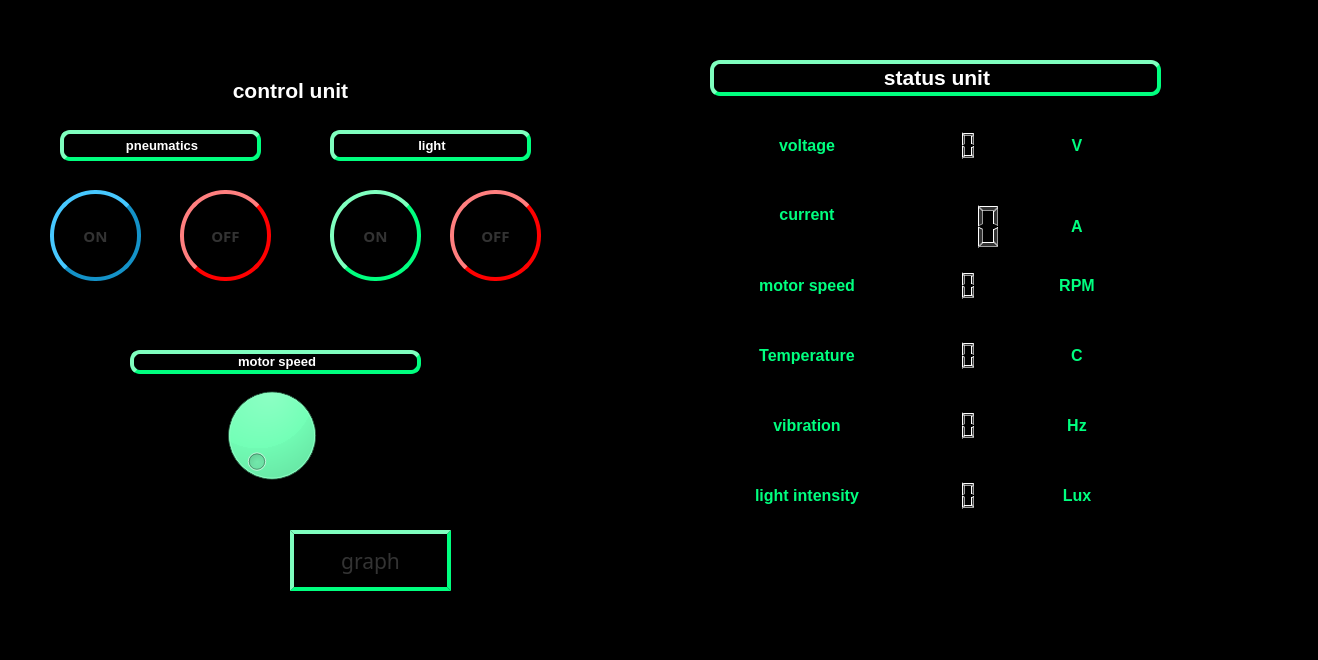
<?xml version="1.0" encoding="UTF-8"?>
<ui version="4.0">
 <class>Dialog</class>
 <widget class="QDialog" name="Dialog">
  <property name="geometry">
   <rect>
    <x>0</x>
    <y>0</y>
    <width>1318</width>
    <height>660</height>
   </rect>
  </property>
  <property name="windowTitle">
   <string>Dialog</string>
  </property>
  <property name="autoFillBackground">
   <bool>false</bool>
  </property>
  <property name="styleSheet">
   <string notr="true">background-color: rgb(0, 0, 0);
  
 </string>
  </property>
  <widget class="QLabel" name="label_5">
   <property name="geometry">
    <rect>
     <x>710</x>
     <y>60</y>
     <width>451</width>
     <height>36</height>
    </rect>
   </property>
   <property name="styleSheet">
    <string notr="true">background-color: qlineargradient(spread:pad, x1:0, y1:0, x2:1, y2:1, stop:1 rgba(0, 0, 0, 255));


    color: #333;
    border: 4px solid #555;
    border-radius: 10px;
    border-style: outset;
    border-color:rgb(0,255,127);
</string>
   </property>
   <property name="text">
    <string>&lt;html&gt;&lt;head/&gt;&lt;body&gt;&lt;p align=&quot;center&quot;&gt;&lt;span style=&quot; font-size:16pt; font-weight:600; color:#ffffff;&quot;&gt;status unit&lt;/span&gt;&lt;/p&gt;&lt;/body&gt;&lt;/html&gt;</string>
   </property>
  </widget>
  <widget class="QPushButton" name="loff">
   <property name="geometry">
    <rect>
     <x>450</x>
     <y>190</y>
     <width>91</width>
     <height>91</height>
    </rect>
   </property>
   <property name="font">
    <font>
     <family>Segoe UI Black</family>
     <pointsize>11</pointsize>
     <weight>75</weight>
     <bold>true</bold>
    </font>
   </property>
   <property name="styleSheet">
    <string notr="true">QPushButton {
    color: #333;
    border: 4px solid #555;
    border-radius: 45px;
    border-style: outset;
     border-color:red;

  
	background-color: rgb(0, 0, 0);
    padding: 5px;
    }

QPushButton:hover {
    background: qradialgradient(
        cx: 0.3, cy: -0.4, fx: 0.3, fy: -0.4,
        radius: 1.35, stop: 0 #fff, stop: 1 #bbb
        );
    }

QPushButton:pressed {
    border-style: inset;
    background: qradialgradient(
        cx: 0.4, cy: -0.1, fx: 0.4, fy: -0.1,
        radius: 1.35, stop: 0 #fff, stop: 1 #ddd
        );
    }</string>
   </property>
   <property name="text">
    <string>OFF</string>
   </property>
  </widget>
  <widget class="QLabel" name="label_2">
   <property name="geometry">
    <rect>
     <x>330</x>
     <y>130</y>
     <width>201</width>
     <height>31</height>
    </rect>
   </property>
   <property name="styleSheet">
    <string notr="true">
background-color: qlineargradient(spread:pad, x1:0, y1:0, x2:1, y2:1, stop:1 rgba(0, 0, 0, 255));


    color: #333;
    border: 4px solid #555;
    border-radius: 10px;
    border-style: outset;
      border-color:rgb(0,255,127);

  
 </string>
   </property>
   <property name="text">
    <string>&lt;html&gt;&lt;head/&gt;&lt;body&gt;&lt;p align=&quot;center&quot;&gt;&lt;span style=&quot; font-size:10pt; font-weight:600; color:#ffffff;&quot;&gt;light&lt;/span&gt;&lt;/p&gt;&lt;/body&gt;&lt;/html&gt;</string>
   </property>
  </widget>
  <widget class="QPushButton" name="lon">
   <property name="geometry">
    <rect>
     <x>330</x>
     <y>190</y>
     <width>91</width>
     <height>91</height>
    </rect>
   </property>
   <property name="font">
    <font>
     <family>Segoe UI Black</family>
     <pointsize>11</pointsize>
     <weight>75</weight>
     <bold>true</bold>
    </font>
   </property>
   <property name="styleSheet">
    <string notr="true">QPushButton {
    color: #333;
    border: 4px solid #555;
    border-radius: 45px;
    border-style: outset;
     border-color:rgb(0,255,127);

  
	background-color: rgb(0, 0, 0);
    padding: 5px;
    }

QPushButton:hover {
    background: qradialgradient(
        cx: 0.3, cy: -0.4, fx: 0.3, fy: -0.4,
        radius: 1.35, stop: 0 #fff, stop: 1 #bbb
        );
    }

QPushButton:pressed {
    border-style: inset;
    background: qradialgradient(
        cx: 0.4, cy: -0.1, fx: 0.4, fy: -0.1,
        radius: 1.35, stop: 0 #fff, stop: 1 #ddd
        );
    }</string>
   </property>
   <property name="text">
    <string>ON</string>
   </property>
  </widget>
  <widget class="QLabel" name="label_4">
   <property name="geometry">
    <rect>
     <x>130</x>
     <y>350</y>
     <width>291</width>
     <height>24</height>
    </rect>
   </property>
   <property name="styleSheet">
    <string notr="true">background-color: qlineargradient(spread:pad, x1:0, y1:0, x2:1, y2:1, stop:1 rgba(0, 0, 0, 255));


    color: #333;
    border: 4px solid #555;
    border-radius: 10px;
    border-style: outset;
    border-color:rgb(0,255,127);
</string>
   </property>
   <property name="text">
    <string>&lt;html&gt;&lt;head/&gt;&lt;body&gt;&lt;p align=&quot;center&quot;&gt;&lt;span style=&quot; font-size:10pt; font-weight:600; color:#ffffff;&quot;&gt;motor speed&lt;/span&gt;&lt;/p&gt;&lt;/body&gt;&lt;/html&gt;</string>
   </property>
  </widget>
  <widget class="QPushButton" name="poff">
   <property name="geometry">
    <rect>
     <x>180</x>
     <y>190</y>
     <width>91</width>
     <height>91</height>
    </rect>
   </property>
   <property name="font">
    <font>
     <family>Segoe UI Black</family>
     <pointsize>11</pointsize>
     <weight>75</weight>
     <bold>true</bold>
    </font>
   </property>
   <property name="styleSheet">
    <string notr="true">QPushButton {
    color: #333;
    border: 4px solid #555;
    border-radius: 45px;
    border-style: outset;
     border-color:red;

  
	background-color: rgb(0, 0, 0);
    padding: 5px;
    }

QPushButton:hover {
    background: qradialgradient(
        cx: 0.3, cy: -0.4, fx: 0.3, fy: -0.4,
        radius: 1.35, stop: 0 #fff, stop: 1 #bbb
        );
    }

QPushButton:pressed {
    border-style: inset;
    background: qradialgradient(
        cx: 0.4, cy: -0.1, fx: 0.4, fy: -0.1,
        radius: 1.35, stop: 0 #fff, stop: 1 #ddd
        );
    }</string>
   </property>
   <property name="text">
    <string>OFF</string>
   </property>
  </widget>
  <widget class="QPushButton" name="pon">
   <property name="geometry">
    <rect>
     <x>50</x>
     <y>190</y>
     <width>91</width>
     <height>91</height>
    </rect>
   </property>
   <property name="font">
    <font>
     <family>Segoe UI Black</family>
     <pointsize>11</pointsize>
     <weight>75</weight>
     <bold>true</bold>
    </font>
   </property>
   <property name="styleSheet">
    <string notr="true">QPushButton {
    color: #333;
    border: 4px solid #555;
    border-radius: 45px;
    border-style: outset;
     border-color:rgb(20,146,200);

  
	background-color: rgb(0, 0, 0);
    padding: 5px;
    }

QPushButton:hover {
    background: qradialgradient(
        cx: 0.3, cy: -0.4, fx: 0.3, fy: -0.4,
        radius: 1.35, stop: 0 #fff, stop: 1 #bbb
        );
    }

QPushButton:pressed {
    border-style: inset;
    background: qradialgradient(
        cx: 0.4, cy: -0.1, fx: 0.4, fy: -0.1,
        radius: 1.35, stop: 0 #fff, stop: 1 #ddd
        );
    }</string>
   </property>
   <property name="text">
    <string>ON</string>
   </property>
  </widget>
  <widget class="QLabel" name="label_3">
   <property name="geometry">
    <rect>
     <x>60</x>
     <y>130</y>
     <width>201</width>
     <height>31</height>
    </rect>
   </property>
   <property name="styleSheet">
    <string notr="true">
background-color: qlineargradient(spread:pad, x1:0, y1:0, x2:1, y2:1, stop:1 rgba(0, 0, 0, 255));


    color: #333;
    border: 4px solid #555;
    border-radius: 10px;
    border-style: outset;
    border-color:rgb(0,255,127);

  
 </string>
   </property>
   <property name="text">
    <string>&lt;html&gt;&lt;head/&gt;&lt;body&gt;&lt;p align=&quot;center&quot;&gt;&lt;span style=&quot; font-size:10pt; font-weight:600; color:#ffffff;&quot;&gt;pneumatics&lt;/span&gt;&lt;/p&gt;&lt;/body&gt;&lt;/html&gt;</string>
   </property>
  </widget>
  <widget class="QLabel" name="label">
   <property name="geometry">
    <rect>
     <x>50</x>
     <y>70</y>
     <width>481</width>
     <height>41</height>
    </rect>
   </property>
   <property name="text">
    <string>&lt;html&gt;&lt;head/&gt;&lt;body&gt;&lt;p align=&quot;center&quot;&gt;&lt;span style=&quot; font-size:16pt; font-weight:600; color:#ffffff;&quot;&gt;control unit&lt;/span&gt;&lt;/p&gt;&lt;/body&gt;&lt;/html&gt;</string>
   </property>
  </widget>
  <widget class="QWidget" name="layoutWidget">
   <property name="geometry">
    <rect>
     <x>730</x>
     <y>400</y>
     <width>421</width>
     <height>51</height>
    </rect>
   </property>
   <layout class="QGridLayout" name="gridLayout_5">
    <item row="0" column="0">
     <widget class="QLabel" name="label_14">
      <property name="styleSheet">
       <string notr="true">background-color: rgb(0, 0, 0);
color: rgb(0, 255, 127);


    border: 4px solid #555;
    border-radius: 10px;
    border-style: outset;
    border-color:rgb(0, 0, 0);
</string>
      </property>
      <property name="text">
       <string>&lt;html&gt;&lt;head/&gt;&lt;body&gt;&lt;p align=&quot;center&quot;&gt;&lt;span style=&quot; font-size:12pt; font-weight:600; color:#00ff7f;&quot;&gt;vibration&lt;/span&gt;&lt;/p&gt;&lt;/body&gt;&lt;/html&gt;</string>
      </property>
     </widget>
    </item>
    <item row="0" column="1">
     <widget class="QLCDNumber" name="lcdNumber_5">
      <property name="font">
       <font>
        <family>Terminal</family>
        <pointsize>14</pointsize>
       </font>
      </property>
      <property name="styleSheet">
       <string notr="true">background-color: qlineargradient(spread:pad, x1:0, y1:0, x2:1, y2:1, stop:1 rgba(0, 0, 0, 255));


    color: #333;
    border: 4px solid #555;
    border-radius: 10px;
    border-style: outset;
    border-color:rgb(0,0,0);
</string>
      </property>
      <property name="frameShape">
       <enum>QFrame::NoFrame</enum>
      </property>
     </widget>
    </item>
    <item row="0" column="2">
     <widget class="QLabel" name="label_15">
      <property name="styleSheet">
       <string notr="true">background-color: rgb(0, 0, 0);


    color: #333;
    border: 4px solid #555;
    border-radius: 10px;
    border-style: outset;
    border-color:rgb(0,0,0);
</string>
      </property>
      <property name="text">
       <string>&lt;html&gt;&lt;head/&gt;&lt;body&gt;&lt;p align=&quot;center&quot;&gt;&lt;span style=&quot; font-size:12pt; font-weight:600; color:#00ff7f;&quot;&gt;Hz&lt;/span&gt;&lt;/p&gt;&lt;/body&gt;&lt;/html&gt;</string>
      </property>
     </widget>
    </item>
   </layout>
  </widget>
  <widget class="QWidget" name="layoutWidget">
   <property name="geometry">
    <rect>
     <x>730</x>
     <y>470</y>
     <width>421</width>
     <height>51</height>
    </rect>
   </property>
   <layout class="QGridLayout" name="gridLayout_6">
    <item row="0" column="3">
     <widget class="QLabel" name="label_17">
      <property name="styleSheet">
       <string notr="true">background-color: rgb(0, 0, 0);


    color: #333;
    border: 4px solid #555;
    border-radius: 10px;
    border-style: outset;
    border-color:rgb(0,0,0);
</string>
      </property>
      <property name="text">
       <string>&lt;html&gt;&lt;head/&gt;&lt;body&gt;&lt;p align=&quot;center&quot;&gt;&lt;span style=&quot; font-size:12pt; font-weight:600; color:#00ff7f;&quot;&gt;Lux&lt;/span&gt;&lt;/p&gt;&lt;/body&gt;&lt;/html&gt;</string>
      </property>
     </widget>
    </item>
    <item row="0" column="0">
     <widget class="QLabel" name="label_16">
      <property name="styleSheet">
       <string notr="true">background-color: rgb(0, 0, 0);
color: rgb(0, 255, 127);


    border: 4px solid #555;
    border-radius: 10px;
    border-style: outset;
    border-color:rgb(0, 0, 0);
</string>
      </property>
      <property name="text">
       <string>&lt;html&gt;&lt;head/&gt;&lt;body&gt;&lt;p align=&quot;center&quot;&gt;&lt;span style=&quot; font-size:12pt; font-weight:600; color:#00ff7f;&quot;&gt;light intensity&lt;/span&gt;&lt;/p&gt;&lt;/body&gt;&lt;/html&gt;</string>
      </property>
     </widget>
    </item>
    <item row="0" column="1">
     <widget class="QLCDNumber" name="lcdNumber_6">
      <property name="font">
       <font>
        <family>Terminal</family>
        <pointsize>14</pointsize>
       </font>
      </property>
      <property name="styleSheet">
       <string notr="true">background-color: qlineargradient(spread:pad, x1:0, y1:0, x2:1, y2:1, stop:1 rgba(0, 0, 0, 255));


    color: #333;
    border: 4px solid #555;
    border-radius: 10px;
    border-style: outset;
    border-color:rgb(0,0,0);
</string>
      </property>
      <property name="frameShape">
       <enum>QFrame::NoFrame</enum>
      </property>
     </widget>
    </item>
   </layout>
  </widget>
  <widget class="QWidget" name="layoutWidget">
   <property name="geometry">
    <rect>
     <x>730</x>
     <y>190</y>
     <width>421</width>
     <height>73</height>
    </rect>
   </property>
   <layout class="QGridLayout" name="gridLayout_2">
    <item row="0" column="0">
     <widget class="QLabel" name="label_8">
      <property name="styleSheet">
       <string notr="true">background-color: rgb(0, 0, 0);
color: rgb(0, 255, 127);


    border: 4px solid #555;
    border-radius: 10px;
    border-style: outset;
    border-color:rgb(0, 0, 0);
</string>
      </property>
      <property name="text">
       <string>&lt;html&gt;&lt;head/&gt;&lt;body&gt;&lt;p align=&quot;center&quot;&gt;&lt;span style=&quot; font-size:12pt; font-weight:600; color:#00ff7f;&quot;&gt;current&lt;/span&gt;&lt;/p&gt;&lt;p align=&quot;center&quot;&gt;&lt;span style=&quot; font-size:12pt; font-weight:600; color:#00ff7f;&quot;&gt;&lt;br/&gt;&lt;/span&gt;&lt;/p&gt;&lt;/body&gt;&lt;/html&gt;</string>
      </property>
     </widget>
    </item>
    <item row="0" column="1">
     <widget class="QLCDNumber" name="lcdNumber_2">
      <property name="font">
       <font>
        <family>Terminal</family>
        <pointsize>14</pointsize>
       </font>
      </property>
      <property name="styleSheet">
       <string notr="true">background-color: qlineargradient(spread:pad, x1:0, y1:0, x2:1, y2:1, stop:1 rgba(0, 0, 0, 255));


    color: #333;
    border: 4px solid #555;
    border-radius: 10px;
    border-style: outset;
    border-color:rgb(0,0,0);
</string>
      </property>
      <property name="frameShape">
       <enum>QFrame::NoFrame</enum>
      </property>
     </widget>
    </item>
    <item row="0" column="2">
     <widget class="QLabel" name="label_9">
      <property name="styleSheet">
       <string notr="true">background-color: rgb(0, 0, 0);


    color: #333;
    border: 4px solid #555;
    border-radius: 10px;
    border-style: outset;
    border-color:rgb(0,0,0);
</string>
      </property>
      <property name="text">
       <string>&lt;html&gt;&lt;head/&gt;&lt;body&gt;&lt;p align=&quot;center&quot;&gt;&lt;span style=&quot; font-size:12pt; font-weight:600; color:#00ff7f;&quot;&gt;A&lt;/span&gt;&lt;/p&gt;&lt;/body&gt;&lt;/html&gt;</string>
      </property>
     </widget>
    </item>
   </layout>
  </widget>
  <widget class="QWidget" name="layoutWidget">
   <property name="geometry">
    <rect>
     <x>730</x>
     <y>330</y>
     <width>421</width>
     <height>51</height>
    </rect>
   </property>
   <layout class="QGridLayout" name="gridLayout_4">
    <item row="0" column="0">
     <widget class="QLabel" name="label_12">
      <property name="styleSheet">
       <string notr="true">background-color: rgb(0, 0, 0);
color: rgb(0, 255, 127);


    border: 4px solid #555;
    border-radius: 10px;
    border-style: outset;
    border-color:rgb(0, 0, 0);
</string>
      </property>
      <property name="text">
       <string>&lt;html&gt;&lt;head/&gt;&lt;body&gt;&lt;p align=&quot;center&quot;&gt;&lt;span style=&quot; font-size:12pt; font-weight:600; color:#00ff7f;&quot;&gt;Temperature&lt;/span&gt;&lt;/p&gt;&lt;/body&gt;&lt;/html&gt;</string>
      </property>
     </widget>
    </item>
    <item row="0" column="1">
     <widget class="QLCDNumber" name="lcdNumber_4">
      <property name="font">
       <font>
        <family>Terminal</family>
        <pointsize>14</pointsize>
       </font>
      </property>
      <property name="styleSheet">
       <string notr="true">background-color: qlineargradient(spread:pad, x1:0, y1:0, x2:1, y2:1, stop:1 rgba(0, 0, 0, 255));


    color: #333;
    border: 4px solid #555;
    border-radius: 10px;
    border-style: outset;
    border-color:rgb(0,0,0);
</string>
      </property>
      <property name="frameShape">
       <enum>QFrame::NoFrame</enum>
      </property>
     </widget>
    </item>
    <item row="0" column="2">
     <widget class="QLabel" name="label_13">
      <property name="styleSheet">
       <string notr="true">background-color: rgb(0, 0, 0);


    color: #333;
    border: 4px solid #555;
    border-radius: 10px;
    border-style: outset;
    border-color:rgb(0,0,0);
</string>
      </property>
      <property name="text">
       <string>&lt;html&gt;&lt;head/&gt;&lt;body&gt;&lt;p align=&quot;center&quot;&gt;&lt;span style=&quot; font-size:12pt; font-weight:600; color:#00ff7f;&quot;&gt;C&lt;/span&gt;&lt;/p&gt;&lt;/body&gt;&lt;/html&gt;</string>
      </property>
     </widget>
    </item>
   </layout>
  </widget>
  <widget class="QWidget" name="layoutWidget">
   <property name="geometry">
    <rect>
     <x>730</x>
     <y>120</y>
     <width>421</width>
     <height>51</height>
    </rect>
   </property>
   <layout class="QGridLayout" name="gridLayout">
    <item row="0" column="3">
     <widget class="QLabel" name="label_7">
      <property name="styleSheet">
       <string notr="true">background-color: rgb(0, 0, 0);


    color: #333;
    border: 4px solid #555;
    border-radius: 10px;
    border-style: outset;
    border-color:rgb(0,0,0);
</string>
      </property>
      <property name="text">
       <string>&lt;html&gt;&lt;head/&gt;&lt;body&gt;&lt;p align=&quot;center&quot;&gt;&lt;span style=&quot; font-size:12pt; font-weight:600; color:#00ff7f;&quot;&gt;V&lt;/span&gt;&lt;/p&gt;&lt;/body&gt;&lt;/html&gt;</string>
      </property>
     </widget>
    </item>
    <item row="0" column="0">
     <widget class="QLabel" name="label_6">
      <property name="styleSheet">
       <string notr="true">background-color: rgb(0, 0, 0);
color: rgb(0, 255, 127);


    border: 4px solid #555;
    border-radius: 10px;
    border-style: outset;
    border-color:rgb(0, 0, 0);
</string>
      </property>
      <property name="text">
       <string>&lt;html&gt;&lt;head/&gt;&lt;body&gt;&lt;p align=&quot;center&quot;&gt;&lt;span style=&quot; font-size:12pt; font-weight:600; color:#00ff7f;&quot;&gt;voltage&lt;/span&gt;&lt;/p&gt;&lt;/body&gt;&lt;/html&gt;</string>
      </property>
     </widget>
    </item>
    <item row="0" column="2">
     <widget class="QLCDNumber" name="lcdNumber">
      <property name="font">
       <font>
        <family>Terminal</family>
        <pointsize>14</pointsize>
       </font>
      </property>
      <property name="styleSheet">
       <string notr="true">background-color: qlineargradient(spread:pad, x1:0, y1:0, x2:1, y2:1, stop:1 rgba(0, 0, 0, 255));


    color: #333;
    border: 4px solid #555;
    border-radius: 10px;
    border-style: outset;
    border-color:rgb(0,0,0);
</string>
      </property>
      <property name="frameShape">
       <enum>QFrame::NoFrame</enum>
      </property>
     </widget>
    </item>
   </layout>
  </widget>
  <widget class="QWidget" name="layoutWidget">
   <property name="geometry">
    <rect>
     <x>730</x>
     <y>260</y>
     <width>421</width>
     <height>51</height>
    </rect>
   </property>
   <layout class="QGridLayout" name="gridLayout_3">
    <item row="0" column="3">
     <widget class="QLabel" name="label_11">
      <property name="styleSheet">
       <string notr="true">background-color: rgb(0, 0, 0);


    color: #333;
    border: 4px solid #555;
    border-radius: 10px;
    border-style: outset;
    border-color:rgb(0,0,0);
</string>
      </property>
      <property name="text">
       <string>&lt;html&gt;&lt;head/&gt;&lt;body&gt;&lt;p align=&quot;center&quot;&gt;&lt;span style=&quot; font-size:12pt; font-weight:600; color:#00ff7f;&quot;&gt;RPM&lt;/span&gt;&lt;/p&gt;&lt;/body&gt;&lt;/html&gt;</string>
      </property>
     </widget>
    </item>
    <item row="0" column="0">
     <widget class="QLabel" name="label_10">
      <property name="styleSheet">
       <string notr="true">background-color: rgb(0, 0, 0);
color: rgb(0, 255, 127);


    border: 4px solid #555;
    border-radius: 10px;
    border-style: outset;
    border-color:rgb(0, 0, 0);
</string>
      </property>
      <property name="text">
       <string>&lt;html&gt;&lt;head/&gt;&lt;body&gt;&lt;p align=&quot;center&quot;&gt;&lt;span style=&quot; font-size:12pt; font-weight:600; color:#00ff7f;&quot;&gt;motor speed&lt;/span&gt;&lt;/p&gt;&lt;/body&gt;&lt;/html&gt;</string>
      </property>
     </widget>
    </item>
    <item row="0" column="2">
     <widget class="QLCDNumber" name="lcdNumber_3">
      <property name="font">
       <font>
        <family>Terminal</family>
        <pointsize>14</pointsize>
       </font>
      </property>
      <property name="styleSheet">
       <string notr="true">background-color: qlineargradient(spread:pad, x1:0, y1:0, x2:1, y2:1, stop:1 rgba(0, 0, 0, 255));


    color: #333;
    border: 4px solid #555;
    border-radius: 10px;
    border-style: outset;
    border-color:rgb(0,0,0);
</string>
      </property>
      <property name="frameShape">
       <enum>QFrame::NoFrame</enum>
      </property>
     </widget>
    </item>
   </layout>
  </widget>
  <widget class="QDial" name="dial">
   <property name="geometry">
    <rect>
     <x>80</x>
     <y>380</y>
     <width>384</width>
     <height>111</height>
    </rect>
   </property>
   <property name="styleSheet">
    <string notr="true">  background-color: rgb(0,255,127);
</string>
   </property>
   <property name="maximum">
    <number>255</number>
   </property>
  </widget>
  <widget class="QPushButton" name="pushButton">
   <property name="geometry">
    <rect>
     <x>290</x>
     <y>530</y>
     <width>161</width>
     <height>61</height>
    </rect>
   </property>
   <property name="font">
    <font>
     <family>Microsoft New Tai Lue</family>
     <pointsize>16</pointsize>
    </font>
   </property>
   <property name="styleSheet">
    <string notr="true">QPushButton {
    color: #333;
    border: 4px solid #555;
    border-radius: 45px;
    border-style: outset;
     border-color:rgb(0,255,127);

  
	background-color: rgb(0, 0, 0);
    padding: 5px;
    }

QPushButton:hover {
    background: qradialgradient(
        cx: 0.3, cy: -0.4, fx: 0.3, fy: -0.4,
        radius: 1.35, stop: 0 #fff, stop: 1 #bbb
        );
    }

QPushButton:pressed {
    border-style: inset;
    background: qradialgradient(
        cx: 0.4, cy: -0.1, fx: 0.4, fy: -0.1,
        radius: 1.35, stop: 0 #fff, stop: 1 #ddd
        );
    }</string>
   </property>
   <property name="text">
    <string>graph</string>
   </property>
  </widget>
 </widget>
 <layoutdefault spacing="6" margin="11"/>
 <resources/>
 <connections/>
</ui>
